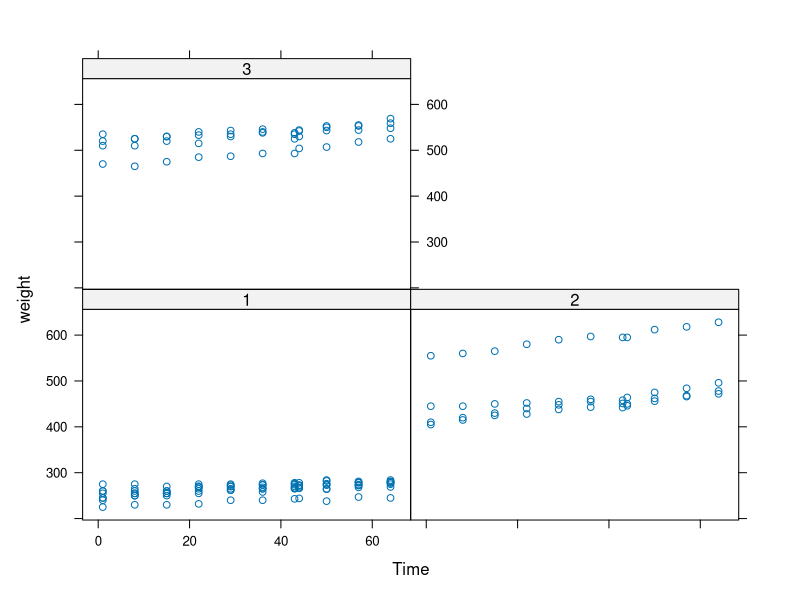
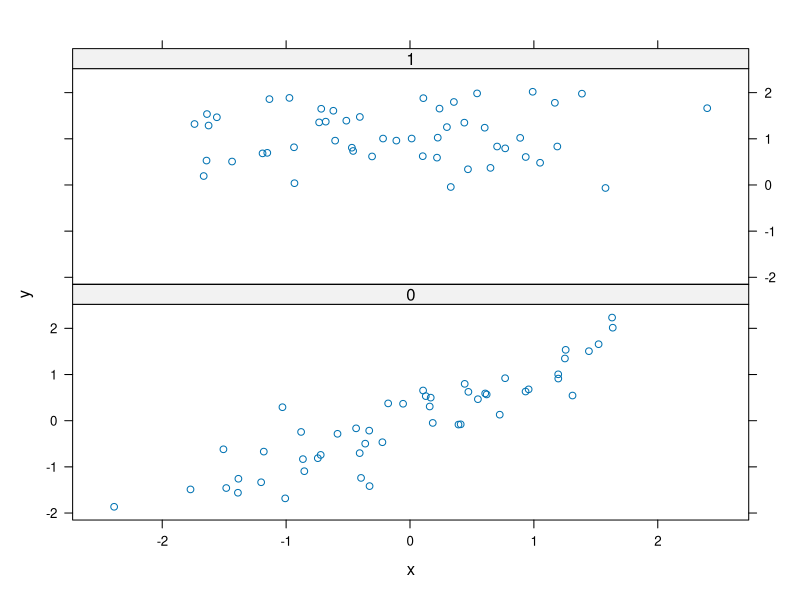
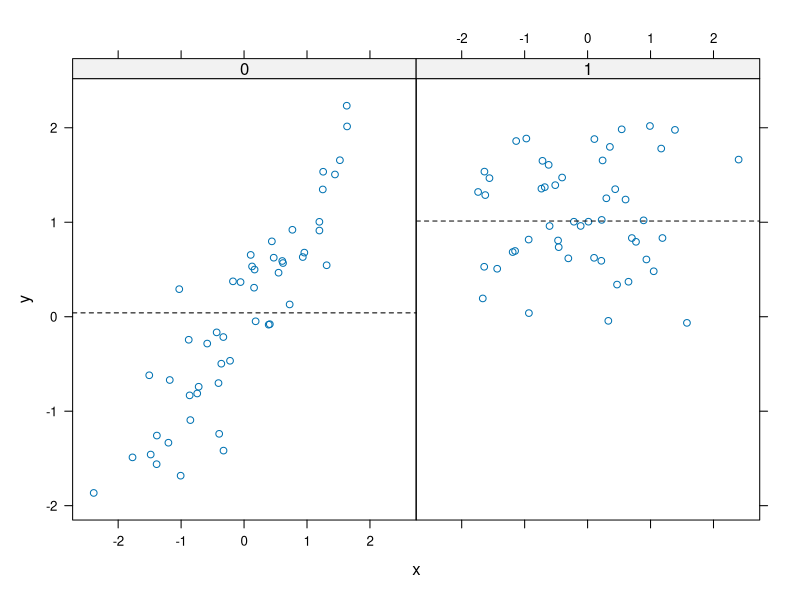

Write R code to recreate these figures, in order. (Note: this script raises an error after producing the figures.)
library(lattice)

airquality <- transform(airquality,Month = factor(Month))
p <- xyplot(Ozone~Wind|Month,data = airquality,layout=c(5,1))
class(p)
library(nlme)
library(lattice)
xyplot(weight ~ Time | Diet, BodyWeight)

# panel
x <- rnorm(100)
f <- rep(0:1, each=50)
y <- x + f - f*x + rnorm(100,sd=0.5)
f <- factor(f, labels = c('0','1'))
xyplot(y~x | f,layout=c(1,2)) # not using panel yet

# PANEL
xyplot(y~x|f,panel = function(x,y,...){
  panel.xyplot(x,y,...)
  panel.abline(h=median(y),lty = 2)
})

# ggplot2 plotting system
library(ggplot2)
qplot(votes, rating, data = movies,smooth = 'loess')

qplot(data=mpg,displ,hwy,color= drv)

qplot(data=mpg,displ,hwy,geom = c('point','smooth')) # 95% confidence intervals for that line are indicated by the gray zone
qplot(data=mpg,displ,hwy,color= drv,geom = c('point','smooth'))

qplot(data=mpg,hwy) # input 1 arg automatically plot histogram COOL
qplot(data=mpg,hwy,fill=drv)

# facets, like panels in lattice plot
qplot(data=mpg,hwy,facets = .~drv,fill=drv) # .row & n drv columns facets variable takes left & right separated by ~
qplot(data=mpg,hwy,facets = drv~.,fill=drv) # n drv row & .columns

qplot(data=mpg,hwy,facets = drv~class,fill=drv) # 2 facets variables !! dope. with drv as row and class as column
qplot(data=mpg,displ,hwy,facets = drv~class,color=drv)

# density plot
qplot(data = mpg,log(hwy),geom = c('density'),facets = .~drv,fill=drv)

# scatter plot
qplot(data=mpg,displ,hwy,color=class,shape=drv,size=1) # a lil to hard to look and interpret any info

# ggplot by adding up elements, not qplot
x <- mtcars
qplot(mpg,qsec,data=x,facets = cyl~.,geom=c('point','smooth'),method='lm')
# rebuild the plot above with ggplot
g <- ggplot(data = x,aes(mpg,qsec)) # there's no plot YET!
summary(g)

p <- g + geom_point(color='blue',size=4,alpha=0.5) # modify aesthetic : set to constant
p # there we go, the points appeared
p <- g + geom_point(aes(color=vs),size=1.5,alpha=0.8) # or set it to variable by aes() : aesthetic mapping
p

p + geom_smooth(method = 'lm',size=2,linetype=3,se=F) + facet_grid(vs~.) # confident bound se = T

# change bg theme : fuck yea this is fun
p + geom_smooth(method = 'lm',size=1,linetype=1) + theme_bw() # looks hell of a lot better
p + geom_smooth(method = 'lm',size=1,linetype=3,color='yellow') + theme_dark()
p + geom_smooth(method = 'lm',size=1,linetype=1) + theme_classic()
p + geom_smooth(method = 'lm',size=1,linetype=1) + theme_light()

# set axis limits : in some cases you dont want several outliers to harden your time tryin to view the overall data in the plot
ez <- data.frame(x=1:100,y=rnorm(100))
ez[50,2] = 100
g <- ggplot(ez,aes(x,y))
g + geom_line() # as you can see. that 1 datapoint just ruin everything

g + geom_line(size=0.5) + ylim(-4,4) # this works but it will take away anything that is out of limit : u can see the line is discontinued
g + geom_line(size=0.5) + coord_cartesian(ylim=c(-4,4)) # this is better :)

# categorize continuous variable into factor of range
cutpoints <- quantile(x$hp,seq(0,1,length=5))
x$hpfac <- cut(x$hp,cutpoints)
levels(x$hpfac)

g <- ggplot(x, aes(hp,mpg))
g + geom_point(aes(color=hpfac)) + facet_grid(.~hpfac) + theme_light()
